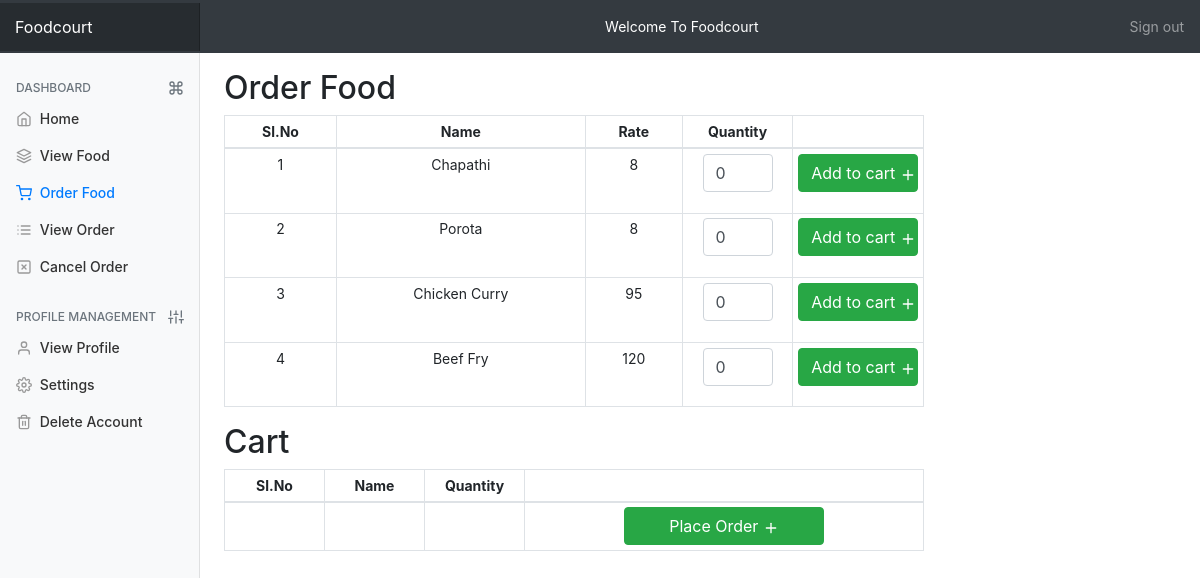
Screenshot of /user/orderfood.php with the database file from the repository.
### tables this page shows
CREATE TABLE IF NOT EXISTS `todaysfood` (
  `TFID` int(10) NOT NULL,
  `F_Name` varchar(50) NOT NULL,
  `F_Qty` int(32) NOT NULL,
  `Avail_Qty` int(32) NOT NULL,
  `F_Rate` int(32) NOT NULL,
  PRIMARY KEY (`TFID`) USING BTREE
);

### user/orderfood.php (the view, shortened to what this page needs)
<!DOCTYPE html>
<html>
<head>
  <link rel="stylesheet" href="../css/bootstrap.min.css">
  <link rel="stylesheet" href="../css/adminhome.css">
</head>
<body>
    <nav class="navbar navbar-dark sticky-top bg-dark flex-md-nowrap p-0">
      <a class="navbar-brand col-sm-3 col-md-2 mr-0" href="#">Foodcourt</a>
  <nav class="navbar navbar-expand-md navbar-dark bg-dark">
    <div class="collapse navbar-collapse" id="navbarsExampleDefault">
      <ul class="navbar-nav mr-auto " style="margin-left: 50px;">
        <li class="nav-item active"><a class="nav-link" href="#">Welcome To Foodcourt<span class="sr-only">(current)</span></a></li>
      </ul>
    </div>
  </nav>
      <ul class="navbar-nav px-3">
        <li class="nav-item text-nowrap">
          <a class="nav-link" href="../logout.php">Sign out</a>
        </li>
      </ul>
    </nav>
    <div class="container-fluid">
      <div class="row">
        <nav class="col-md-2 d-none d-md-block bg-light sidebar fixed">
          <div class="sidebar-sticky">
            <ul class="nav flex-column">
              <h2 class="sidebar-heading d-flex justify-content-between align-items-center px-3 mt-4 mb-1 text-muted">
              <span>Dashboard</span>
              <a class="d-flex align-items-center text-muted" href="#">
                <span data-feather="command"></span>
              </a>
              </h2>
              <li class="nav-item">
                <a class="nav-link" href="./userhome.php">
                  <span data-feather="home"></span>
                  Home
                </a>
              </li>
              <li class="nav-item">
                <a class="nav-link" href="./viewfood.php">
                  <span data-feather="layers"></span>
                  View Food
                </a>
              </li>
              <li class="nav-item">
                <a class="nav-link active" href="./orderfood.php">
                  <span data-feather="shopping-cart"></span>
                  Order Food
                </a>
              </li>
              <li class="nav-item">
                <a class="nav-link" href="./vieworder.php">
                  <span data-feather="list"></span>
                  View Order
                </a>
              </li>
              <li class="nav-item">
                <a class="nav-link" href="./cancelorder.php">
                  <span data-feather="x-square"></span>
                  Cancel Order
                </a>
              </li>
            </ul>
            <h6 class="sidebar-heading d-flex justify-content-between align-items-center px-3 mt-4 mb-1 text-muted">
              <span>Profile Management</span>
              <a class="d-flex align-items-center text-muted" href="#">
                <span data-feather="sliders"></span>
              </a>
            </h6>
            <ul class="nav flex-column mb-2">
              <li class="nav-item">
                <a class="nav-link" href="./viewprofile">
                  <span data-feather="user"></span>
                  View Profile
                </a>
              </li>
              <li class="nav-item">
                <a class="nav-link" href="./settings">
                  <span data-feather="settings"></span>
                  Settings
                </a>
              </li>
              <li class="nav-item">
                <a class="nav-link" href="./deleteaccount.php">
                  <span data-feather="trash-2"></span>
                  Delete Account
                </a>
              </li>
            </ul>
          </div>
        </nav>
         <?php
          include '../connection.php';
          $result="select * from todaysfood";
          $res1=mysqli_query($link,$result);
        ?>
        <main role="main" class="col-md-9 ml-sm-auto col-lg-10 pt-3 px-4">
          <h2>Order Food</h2>
          <div class="table-responsive" style="max-width: 700px;">
            <table class="table table-hover table-bordered table-condensed table-sm text-center">
              <thead>
                <tr>
                  <th>Sl.No</th>
                  <th>Name</th>
                  <th>Rate</th>
                  <th style="width: 100px;">Quantity</th>
                  <th></th>
                </tr>
              </thead>
              <tbody>
                <form method="POST" action="./orderfoodphp.php">
                <tr>
                <?php
                while($row = mysqli_fetch_assoc($res1)){
                  ?><td><?php
                      echo $row['TFID'];
                    ?>
                  </td>
                  <td>
                    <?php
                      echo $row['F_Name'];
                    ?>
                  </td>
                  <td>
                    <?php
                      echo $row['F_Rate'];
                    ?>
                  </td>
                  <td>
                    <div class="col-xs-6 col-sm-6 col-md-12" style="width: 100px;">
                      <div class="form-group">
                        <input  type="number" name="F_Qty<?php echo $row['TFID']; ?>" id="F_Qty" class="form-control input-sm" min="0" max="15" value="0">
                      </div>
                    </div>
                  </td>
                  <td  style="width: 120px;">
                    <button class="btn btn-md btn-success" style="width: 120px;" name="AA_BTN" value="<?php echo $TTFID=$row['TFID']; ?>">Add to cart <span data-feather="plus"></span></button>
                  </td>
                  <?php
                }
                ?>
              </tr>
              </form>
              </tbody>
            </table>
          </div>
          <h2>Cart</h2>
          <div class="table-responsive" style="max-width: 700px;">
            <table class="table table-hover table-bordered table-condensed table-sm text-center">
              <thead>
                <tr>
                  <th style="width: 100px;">Sl.No</th>
                  <th style="width: 100px;">Name</th>
                  <th style="width: 100px;">Quantity</th>
                  <th></th>
                </tr>
              </thead>
              <tbody>
                <form method="POST" action="./orderfoodcartphp.php">
              <tr>
                <td></td>
                <td></td>
                <td></td>
                <td>
                  <button class="btn btn-md btn-success" style="width: 200px;" name="P_BTN" value="placeorder">Place Order <span data-feather="plus"></span></button>
                </td>
              </tr>
              </form>
              </tbody>
            </table>
          </div>
        </main>
</body>
</html>

### css/adminhome.css (style rules this page uses)
body { font-size: .875rem; }
.feather { width: 16px; height: 16px; vertical-align: text-bottom; }
.sidebar { position: fixed; top: 0; bottom: 0; left: 0; z-index: 100; padding: 0; box-shadow: inset -1px 0 0 rgba(0, 0, 0, .1); }
.sidebar-sticky { position: -webkit-sticky; position: sticky; top: 48px; height: calc(100vh - 48px); padding-top: .5rem; overflow-x: hidden; overflow-y: auto; }
.sidebar .nav-link { font-weight: 500; color: #333; }
.sidebar .nav-link .feather { margin-right: 4px; color: #999; }
.sidebar .nav-link.active { color: #007bff; }
.sidebar .nav-link:hover .feather, .sidebar .nav-link.active .feather { color: inherit; }
.sidebar-heading { font-size: .75rem; text-transform: uppercase; }
.navbar-brand { padding-top: .75rem; padding-bottom: .75rem; font-size: 1rem; background-color: rgba(0, 0, 0, .25); box-shadow: inset -1px 0 0 rgba(0, 0, 0, .25); }

### rows the page displays
todaysfood: TFID "1", F_Name "Chapathi", F_Rate "8"
todaysfood: TFID "2", F_Name "Porota", F_Rate "8"
todaysfood: TFID "3", F_Name "Chicken Curry", F_Rate "95"
todaysfood: TFID "4", F_Name "Beef Fry", F_Rate "120"
